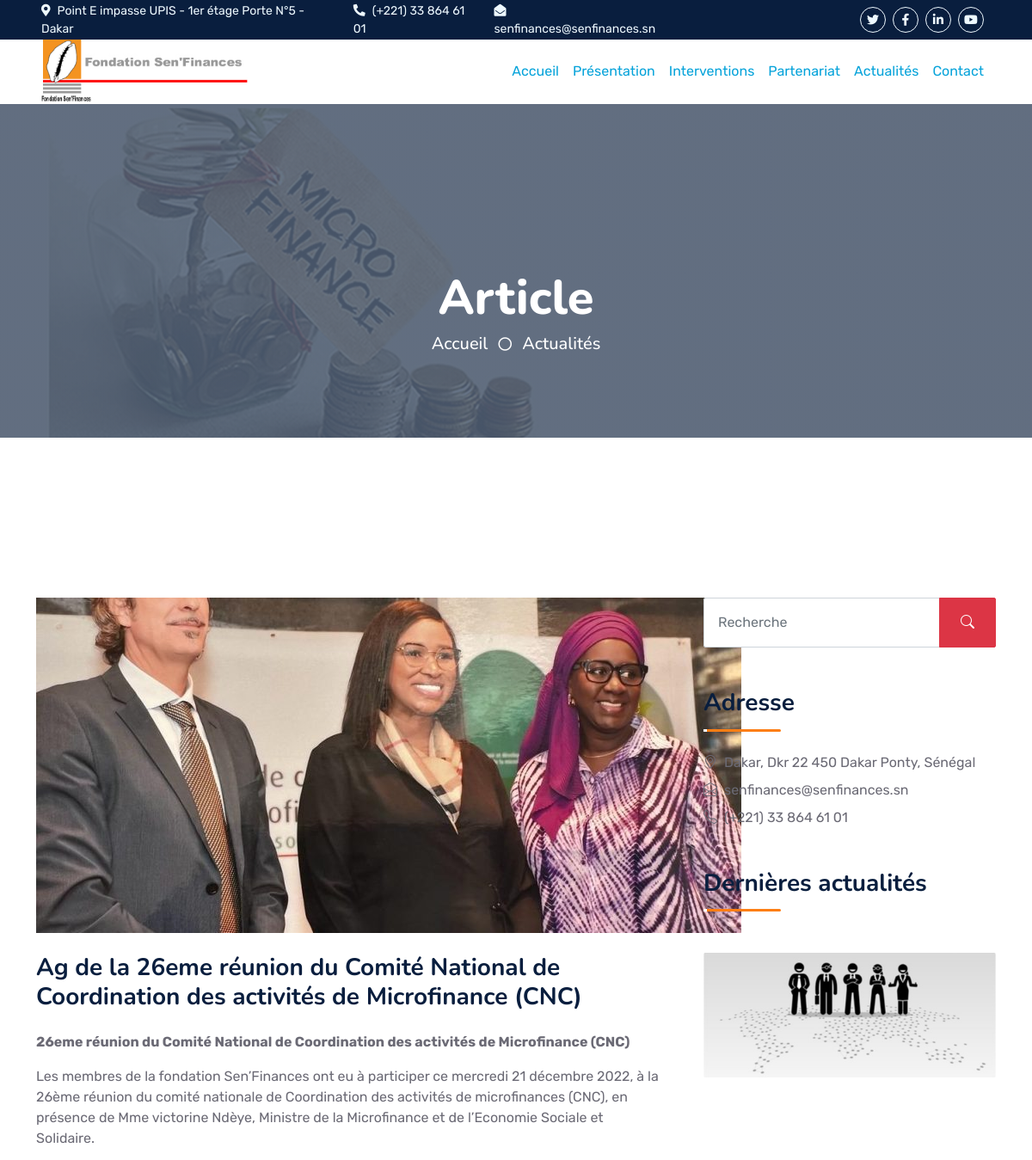
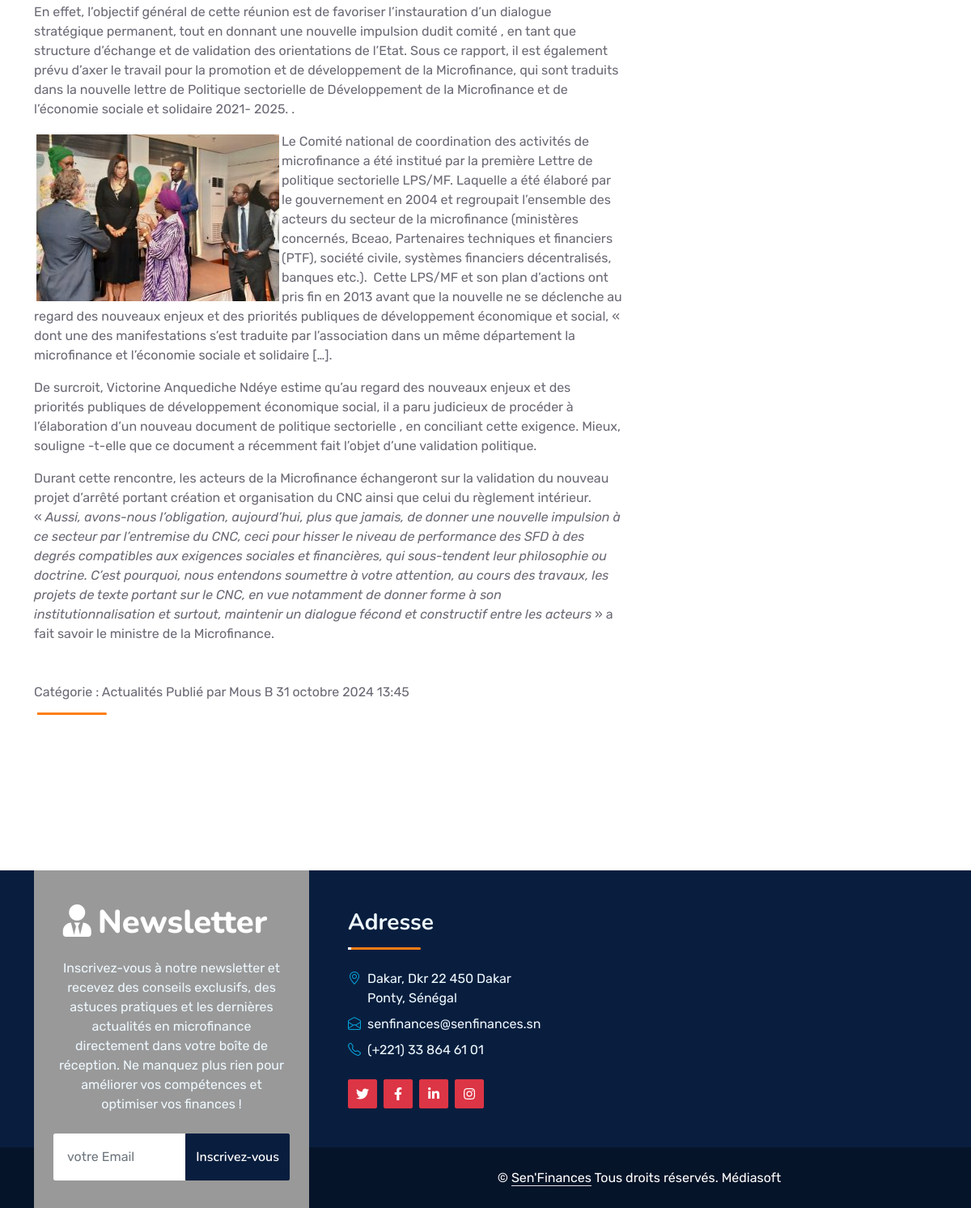
Page /actualites/15/ on the committed database (2 pictures, top to bottom).
### sites/models.py (models this page shows, shortened)
class articles(models.Model):
   titre = models.CharField(max_length=255)
   contenu = RichTextUploadingField()
   auteur = models.ForeignKey('Auteur', on_delete=models.SET_NULL,null=True)
   date_publication = models.DateTimeField(auto_now_add=True)
   categorie = models.ForeignKey('Categorie',on_delete=models.SET_NULL,null=True)
   imagealaune = models.ImageField(upload_to='images/articles/',storage=fs)

class categorie(models.Model):
    nom = models.CharField(max_length=255)
    description = models.CharField(max_length=255)
    def __str__(self):
       return f"{self.nom} "

class auteur(models.Model):
    nom = models.CharField(max_length=155)
    biographie = models.CharField(max_length=200)
    photo = models.ImageField(upload_to='images/auteurs/')
    profil = models.CharField(max_length=255)
    def __str__(self):
       return f"{self.nom} {self.biographie}"

### sites/views.py (the view)
# urls.py: path('actualites/<int:articles_id>/',articles_detail_view,name ='articles_detail'),
def articles_detail_view(request, articles_id):
    article = articles.objects.get(id=articles_id)
    return render(request, 'actualites/articles_detail.html', {'article' : article})

### sites/templates/actualites/articles_detail.html (shortened to what this page needs)
{% include 'header.html' %}
<body>
	{% block content %}
    <div class="container-fluid bg-dark px-5 d-none d-lg-block">
        <div class="row gx-0">
            <div class="col-lg-8 text-center text-lg-start mb-2 mb-lg-0">
                <div class="d-inline-flex align-items-center" style="height: 45px;">
                    <small class="me-3 text-light"><i class="fa fa-map-marker-alt me-2"></i>Point E impasse UPIS - 1er étage Porte N°5 - Dakar</small>
                    <small class="me-3 text-light"><i class="fa fa-phone-alt me-2"></i>(+221) 33 864 61 01 </small>
                    <small class="text-light"><i class="fa fa-envelope-open me-2"></i>senfinances@senfinances.sn</small>
                </div>
            </div>
            <div class="col-lg-4 text-center text-lg-end">
                <div class="d-inline-flex align-items-center" style="height: 45px;">
                    <a class="btn btn-sm btn-outline-light btn-sm-square rounded-circle me-2" href=""><i class="fab fa-twitter fw-normal"></i></a>
                    <a class="btn btn-sm btn-outline-light btn-sm-square rounded-circle me-2" href=""><i class="fab fa-facebook-f fw-normal"></i></a>
                    <a class="btn btn-sm btn-outline-light btn-sm-square rounded-circle me-2" href=""><i class="fab fa-linkedin-in fw-normal"></i></a>
                    <a class="btn btn-sm btn-outline-light btn-sm-square rounded-circle me-2" href=""><i class="fab fa-youtube fw-normal"></i></a>
                </div>
            </div>
        </div>
    </div>
    {% load static %}
    <div class="container-fluid position-relative p-0">
        <nav class="navbar navbar-expand-lg navbar-success px-5 py-3 py-lg-0">
            <a href="#" class="navbar-brand p-0">
                <h1 class="m-0"><img src=" {% static 'img/neologo.jpg' %}" width="70%" height="100%" class="logosen" /></h1>
            </a>
            <div class="collapse navbar-collapse" id="navbarCollapse">
                <div class="navbar-nav ms-auto py-0">
					<a href="{% url 'accueil' %}" class="nav-item nav-link active">Accueil</a>
                    <a href="{% url 'presentation' %}" class="nav-item nav-link">Présentation</a>
                    <a href="{% url 'interventions' %}" class="nav-item nav-link">Interventions</a>
                    <a href="{% url 'partenariat' %}" class="nav-item nav-link">Partenariat</a>
                    <a href="{% url 'actualites' %}" class="nav-item nav-link">Actualités</a>
                    <a href="{% url 'contact' %}" class="nav-item nav-link">Contact</a>
                </div>
        </nav>
        <div class="container-fluid bg-primary py-5 bg-header" style="margin-bottom: 90px;">
            <div class="row py-5">
                <div class="col-12 pt-lg-5 mt-lg-5 text-center">
                    <h1 class="display-4 text-white animated zoomIn">Article</h1>
                    <a href="" class="h5 text-white">Accueil</a>
                    <i class="far fa-circle text-white px-2"></i>
                    <a href="{% url 'actualites' %}" class="h5 text-white">Actualités</a>
                </div>
            </div>
        </div>
    </div>
    <div class="container-fluid py-5 wow fadeInUp" data-wow-delay="0.1s">
        <div class="container py-5">
            <div class="row g-5">
                <div class="col-lg-8">
                    <div class="mb-5">
						<img src="{% static article.imagealaune.url %}" alt="{{ article.titre}}" style="width: auto; height: auto;"><br>
                        <br><h3 class="mb-4">{{ article.titre }}</h3>
                        <p>{{ article.contenu|safe }}</p>
                    </div>
                    <div class="mb-5">
                        <div class="section-title section-title-sm position-relative pb-3 mb-4">
                            <p class="mb-0">Catégorie : {{ article.categorie }} Publié par {{ article.auteur }}  {{ article.date_publication }}</p>
                        </div>
                    </div>
                </div>
                <div class="col-lg-4">
                    <div class="mb-5 wow slideInUp" data-wow-delay="0.1s">
                        <div class="input-group">
                            <input type="text" class="form-control p-3" placeholder="Recherche">
                            <button class="btn btn-danger px-4"><i class="bi bi-search"></i></button>
                        </div>
                    </div>
                    <div class="mb-5 wow slideInUp" data-wow-delay="0.1s">
                        <div class="section-title section-title-sm position-relative pb-3 mb-4">
                            <h3 class="mb-0">Adresse</h3>
                        </div>
						<div class="d-flex mb-2">
							<i class="bi bi-geo-alt text-orange me-2"></i>
							<p class="mb-0"> Dakar, Dkr 22 450 Dakar Ponty, Sénégal </p>
						</div>
						<div class="d-flex mb-2">
							<i class="bi bi-envelope-open text-orange me-2"></i>
							<p class="mb-0">senfinances@senfinances.sn</p>
						</div>
						<div class="d-flex mb-2">
							<i class="bi bi-telephone text-orange me-2"></i>
							<p class="mb-0">(+221) 33 864 61 01 </p>
						</div>
                    </div>
                    <div class="mb-5 wow slideInUp" data-wow-delay="0.1s">
                        <div class="section-title section-title-sm position-relative pb-3 mb-4">
                            <h3 class="mb-0">Dernières actualités</h3>
                        </div>
                    </div>
                    <div class="mb-5 wow slideInUp" data-wow-delay="0.1s">
                        <img src="{% static 'img/criteres_selection.jpg' %}" alt="" class="img-fluid rounded">
                    </div>
                </div>
            </div>
        </div>
    </div>
    <div class="container-fluid bg-dark text-light mt-5 wow fadeInUp" data-wow-delay="0.1s">
        <div class="container">
            <div class="row gx-5">
                <div class="col-lg-4 col-md-6 footer-about">
                    <div class="d-flex flex-column align-items-center justify-content-center text-center h-100 bg-greyfonce p-4">
                        <a href="#" class="navbar-brand">
                            <h1 class="m-0 text-white"><i class="fa fa-user-tie me-2"></i>Newsletter</h1>
                        </a>
                        <p class="mt-3 mb-4">Inscrivez-vous à notre newsletter et recevez des conseils exclusifs, des astuces pratiques et les dernières actualités en microfinance directement dans votre boîte de réception. Ne manquez plus rien pour améliorer vos compétences et optimiser vos finances !</p>
                        <form action="">
                            <div class="input-group">
                                <input type="text" class="form-control border-white p-3" placeholder="votre Email">
                                <button class="btn btn-dark">Inscrivez-vous</button>
                            </div>
                        </form>
                    </div>
                </div>
                <div class="col-lg-8 col-md-6">
                    <div class="row gx-5">
                        <div class="col-lg-4 col-md-12 pt-5 mb-5">
                            <div class="section-title section-title-sm position-relative pb-3 mb-4">
                                <h3 class="text-light mb-0">Adresse</h3>
                            </div>
                            <div class="d-flex mb-2">
                                <i class="bi bi-geo-alt text-primary me-2"></i>
                                <p class="mb-0">Dakar, Dkr 22 450 Dakar Ponty, Sénégal</p>
                            </div>
                            <div class="d-flex mb-2">
                                <i class="bi bi-envelope-open text-primary me-2"></i>
                                <p class="mb-0">senfinances@senfinances.sn</p>
                            </div>
                            <div class="d-flex mb-2">
                                <i class="bi bi-telephone text-primary me-2"></i>
                                <p class="mb-0">(+221) 33 864 61 01</p>
                            </div>
                            <div class="d-flex mt-4">
                                <a class="btn btn-danger btn-square me-2" href="#"><i class="fab fa-twitter fw-normal"></i></a>
                                <a class="btn btn-danger btn-square me-2" href="#"><i class="fab fa-facebook-f fw-normal"></i></a>
                                <a class="btn btn-danger btn-square me-2" href="#"><i class="fab fa-linkedin-in fw-normal"></i></a>
                                <a class="btn btn-danger btn-square" href="#"><i class="fab fa-instagram fw-normal"></i></a>
                            </div>
                        </div>
                                </div>
                        </div>
                    </div>
                </div>
            </div>
    <div class="container-fluid text-white" style="background: #061429;">
        <div class="container text-center">
            <div class="row justify-content-end">
                <div class="col-lg-8 col-md-6">
                    <div class="d-flex align-items-center justify-content-center" style="height: 75px;">
                        <p class="mb-0">&copy; <a class="text-white border-bottom" href="#"> Sen'Finances</a>  Tous droits réservés. Médiasoft
                    </div>
                </div>
            </div>
        </div>
    </div>
{% endblock %}
</body>
</html>

### sites/static/css/styless.css (style rules this page uses)
:root { --primary: #06A3DA; --secondary: #34AD54; --light: #EEF9FF; --dark: #666666; --orange:#fd7e14; }
.bg-greyfonce { background-color: #999999; }
h1, h2, .fw-bold { font-weight: 800 !important; }
h3, h4, .fw-semi-bold { font-weight: 700 !important; }
.btn { font-family: 'Nunito', sans-serif; font-weight: 600; transition: .5s; }
.btn-square { width: 36px; height: 36px; }
.btn-sm-square { width: 30px; height: 30px; }
.btn-square, .btn-sm-square, .btn-lg-square { padding-left: 0; padding-right: 0; text-align: center; }
.section-title::before { position: absolute; content: ""; width: 150px; height: 5px; left: 0; bottom: 0; background: var(--orange); border-radius: 2px; }
.section-title.section-title-sm::before { width: 90px; height: 3px; }
.section-title::after { position: absolute; content: ""; width: 6px; height: 5px; bottom: 0px; background: #FFFFFF; -webkit-animation: section-title-run 5s infinite linear; animation: section-title-run 5s infinite linear; }
.section-title.section-title-sm::after { width: 4px; height: 3px; }
.section-title.section-title-sm::after { -webkit-animation: section-title-run-sm 5s infinite linear; animation: section-title-run-sm 5s infinite linear; }
.bg-header { background: linear-gradient(rgba(81, 96, 118, 0.874), rgba(81, 96, 118, 0.874)), url(../img/img_banner.jpg) center center no-repeat; background-size: cover; }
@media (min-width: 767.98px) { .footer-about { margin-bottom: -75px; } }

### rows in the picture
articles: imagealaune (picture), titre "Ag de la 26eme réunion du Comité National de Coordination des activités de Microfinance (CNC)", contenu "26eme réunion du Comité National de Coordination des activités de Microfinance (CNC) Les membres de la fondation Sen’Finances ont eu à participer ce mercredi 21 décembre 2022, à la 26ème réunion du comité nationale de Coordination des activités de microfinances (CNC), en présence de Mme victorine Ndèye, Ministre de la Microfinance et de l’Economie Sociale et Solidaire. En effet, l’objectif général de cette réunion est de favoriser l’instauration d’un dialogue stratégique permanent, tout en donnant une nouvelle impulsion dudit comité , en tant que structure d’échange et de validation des orientations de l’Etat. Sous ce rapport, il est également prévu d’axer le travail pour la promotion et de…", contenu (picture), categorie "Actualités", auteur "Mous B", date_publication "31 octobre 2024 13:45"
